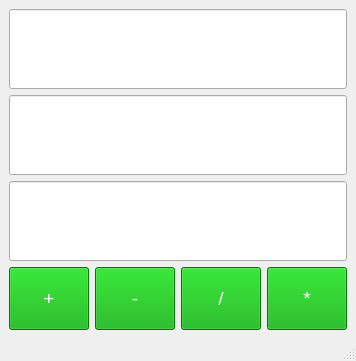
<?xml version="1.0" encoding="UTF-8"?>
<ui version="4.0">
 <class>MainWindow</class>
 <widget class="QMainWindow" name="MainWindow">
  <property name="geometry">
   <rect>
    <x>0</x>
    <y>0</y>
    <width>340</width>
    <height>361</height>
   </rect>
  </property>
  <property name="windowTitle">
   <string>MainWindow</string>
  </property>
  <widget class="QWidget" name="centralwidget">
   <layout class="QGridLayout" name="gridLayout_2">
    <item row="0" column="0">
     <layout class="QVBoxLayout" name="verticalLayout">
      <item>
       <widget class="QLineEdit" name="Input_1">
        <property name="sizePolicy">
         <sizepolicy hsizetype="Expanding" vsizetype="Fixed">
          <horstretch>0</horstretch>
          <verstretch>0</verstretch>
         </sizepolicy>
        </property>
        <property name="minimumSize">
         <size>
          <width>0</width>
          <height>80</height>
         </size>
        </property>
        <property name="font">
         <font>
          <pointsize>12</pointsize>
         </font>
        </property>
        <property name="alignment">
         <set>Qt::AlignCenter</set>
        </property>
        <property name="readOnly">
         <bool>false</bool>
        </property>
       </widget>
      </item>
      <item>
       <widget class="QLineEdit" name="Input_2">
        <property name="sizePolicy">
         <sizepolicy hsizetype="Expanding" vsizetype="Fixed">
          <horstretch>0</horstretch>
          <verstretch>0</verstretch>
         </sizepolicy>
        </property>
        <property name="minimumSize">
         <size>
          <width>0</width>
          <height>80</height>
         </size>
        </property>
        <property name="font">
         <font>
          <pointsize>12</pointsize>
         </font>
        </property>
        <property name="alignment">
         <set>Qt::AlignCenter</set>
        </property>
       </widget>
      </item>
      <item>
       <widget class="QLineEdit" name="Output">
        <property name="minimumSize">
         <size>
          <width>0</width>
          <height>80</height>
         </size>
        </property>
        <property name="font">
         <font>
          <pointsize>12</pointsize>
         </font>
        </property>
        <property name="alignment">
         <set>Qt::AlignCenter</set>
        </property>
       </widget>
      </item>
      <item>
       <layout class="QGridLayout" name="gridLayout">
        <property name="sizeConstraint">
         <enum>QLayout::SetDefaultConstraint</enum>
        </property>
        <item row="0" column="2">
         <widget class="QPushButton" name="Minus">
          <property name="sizePolicy">
           <sizepolicy hsizetype="Minimum" vsizetype="Expanding">
            <horstretch>0</horstretch>
            <verstretch>0</verstretch>
           </sizepolicy>
          </property>
          <property name="minimumSize">
           <size>
            <width>0</width>
            <height>40</height>
           </size>
          </property>
          <property name="font">
           <font>
            <pointsize>14</pointsize>
           </font>
          </property>
          <property name="styleSheet">
           <string notr="true">background-color:rgb(0, 170, 0);color:rgb(255, 255, 255)</string>
          </property>
          <property name="text">
           <string>-</string>
          </property>
         </widget>
        </item>
        <item row="0" column="3">
         <widget class="QPushButton" name="Divide">
          <property name="sizePolicy">
           <sizepolicy hsizetype="Minimum" vsizetype="Expanding">
            <horstretch>0</horstretch>
            <verstretch>0</verstretch>
           </sizepolicy>
          </property>
          <property name="minimumSize">
           <size>
            <width>0</width>
            <height>40</height>
           </size>
          </property>
          <property name="font">
           <font>
            <pointsize>14</pointsize>
           </font>
          </property>
          <property name="styleSheet">
           <string notr="true">background-color:rgb(0, 170, 0);color:rgb(255, 255, 255)</string>
          </property>
          <property name="text">
           <string>/</string>
          </property>
         </widget>
        </item>
        <item row="0" column="4">
         <widget class="QPushButton" name="Multiply">
          <property name="sizePolicy">
           <sizepolicy hsizetype="Minimum" vsizetype="Expanding">
            <horstretch>0</horstretch>
            <verstretch>0</verstretch>
           </sizepolicy>
          </property>
          <property name="minimumSize">
           <size>
            <width>0</width>
            <height>40</height>
           </size>
          </property>
          <property name="font">
           <font>
            <pointsize>14</pointsize>
           </font>
          </property>
          <property name="styleSheet">
           <string notr="true">background-color:rgb(0, 170, 0);color:rgb(255, 255, 255)</string>
          </property>
          <property name="text">
           <string>*</string>
          </property>
         </widget>
        </item>
        <item row="0" column="1">
         <widget class="QPushButton" name="Sum">
          <property name="sizePolicy">
           <sizepolicy hsizetype="Minimum" vsizetype="Expanding">
            <horstretch>0</horstretch>
            <verstretch>0</verstretch>
           </sizepolicy>
          </property>
          <property name="minimumSize">
           <size>
            <width>0</width>
            <height>40</height>
           </size>
          </property>
          <property name="font">
           <font>
            <pointsize>14</pointsize>
           </font>
          </property>
          <property name="styleSheet">
           <string notr="true">background-color:rgb(0, 170, 0);color:rgb(255, 255, 255)</string>
          </property>
          <property name="text">
           <string>+</string>
          </property>
         </widget>
        </item>
       </layout>
      </item>
     </layout>
    </item>
   </layout>
  </widget>
  <widget class="QMenuBar" name="menubar">
   <property name="geometry">
    <rect>
     <x>0</x>
     <y>0</y>
     <width>340</width>
     <height>21</height>
    </rect>
   </property>
  </widget>
  <widget class="QStatusBar" name="statusbar"/>
 </widget>
 <resources/>
 <connections>
  <connection>
   <sender>Sum</sender>
   <signal>clicked()</signal>
   <receiver>MainWindow</receiver>
   <slot>sum()</slot>
   <hints>
    <hint type="sourcelabel">
     <x>74</x>
     <y>329</y>
    </hint>
    <hint type="destinationlabel">
     <x>70</x>
     <y>360</y>
    </hint>
   </hints>
  </connection>
  <connection>
   <sender>Minus</sender>
   <signal>clicked()</signal>
   <receiver>MainWindow</receiver>
   <slot>minus()</slot>
   <hints>
    <hint type="sourcelabel">
     <x>177</x>
     <y>329</y>
    </hint>
    <hint type="destinationlabel">
     <x>160</x>
     <y>360</y>
    </hint>
   </hints>
  </connection>
  <connection>
   <sender>Divide</sender>
   <signal>clicked()</signal>
   <receiver>MainWindow</receiver>
   <slot>divide()</slot>
   <hints>
    <hint type="sourcelabel">
     <x>265</x>
     <y>329</y>
    </hint>
    <hint type="destinationlabel">
     <x>258</x>
     <y>360</y>
    </hint>
   </hints>
  </connection>
  <connection>
   <sender>Multiply</sender>
   <signal>clicked()</signal>
   <receiver>MainWindow</receiver>
   <slot>multy()</slot>
   <hints>
    <hint type="sourcelabel">
     <x>362</x>
     <y>329</y>
    </hint>
    <hint type="destinationlabel">
     <x>329</x>
     <y>360</y>
    </hint>
   </hints>
  </connection>
 </connections>
 <slots>
  <slot>sum()</slot>
  <slot>divide()</slot>
  <slot>minus()</slot>
  <slot>multy()</slot>
 </slots>
</ui>
